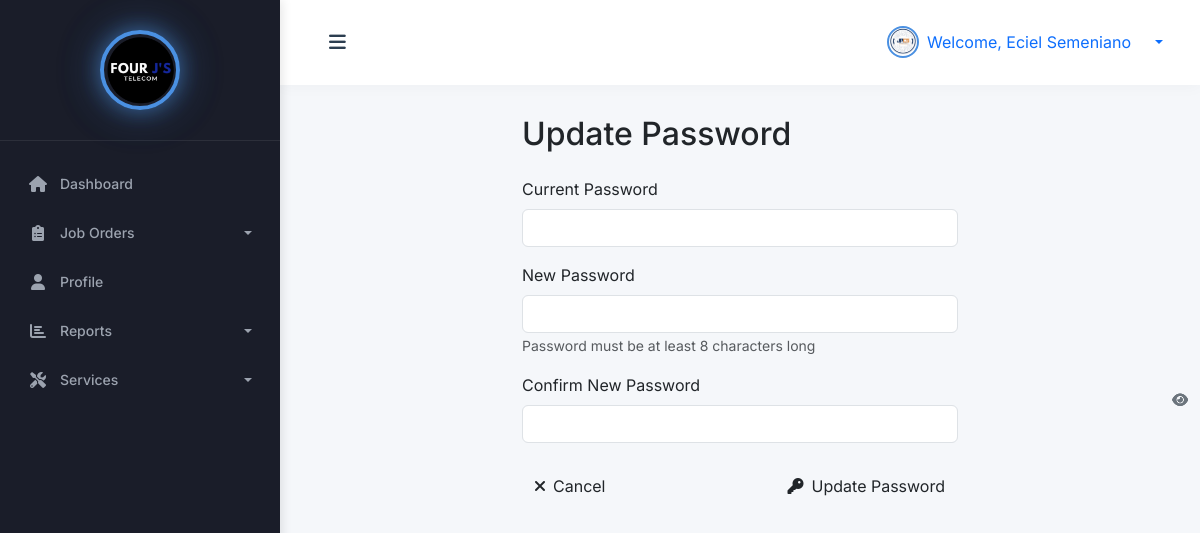
Screenshot of /technician/update-password.php (signed in) with the database file from the repository.
### tables this page shows
CREATE TABLE `technicians` (
  `id` int(11) NOT NULL,
  `username` varchar(50) NOT NULL,
  `password` varchar(255) NOT NULL,
  `name` varchar(100) NOT NULL,
  `email` varchar(100) DEFAULT NULL,
  `phone` varchar(20) NOT NULL,
  `profile_picture` varchar(255) DEFAULT NULL,
  `created_at` timestamp NOT NULL DEFAULT current_timestamp(),
  `updated_at` timestamp NOT NULL DEFAULT current_timestamp() ON UPDATE current_timestamp()
);

### technician/update-password.php (the view, shortened to what this page needs)
<?php
try {
    $pdo = new PDO("mysql:host=" . DB_HOST . ";dbname=" . DB_NAME, DB_USER, DB_PASS);
    $pdo->setAttribute(PDO::ATTR_ERRMODE, PDO::ERRMODE_EXCEPTION);
    $stmt = $pdo->prepare("SELECT * FROM technicians WHERE id = ?");
    $stmt->execute([$_SESSION['user_id']]);
    $technician = $stmt->fetch(PDO::FETCH_ASSOC);
} catch (PDOException $e) {
    die("Database error: " . $e->getMessage());
}
require_once 'includes/header.php';
?>
<body>
    <div class="wrapper">
        <?php
        require_once 'includes/sidebar.php';
        ?>
        <div id="content">
            <nav class="navbar navbar-expand-lg navbar-light bg-white">
                <div class="container-fluid">
                    <button type="button" id="sidebarCollapse" class="btn">
                        <i class="fas fa-bars"></i>
                    </button>
                    <div class="ms-auto d-flex align-items-center">
                        <div class="dropdown">
                            <a class="d-flex align-items-center text-decoration-none dropdown-toggle" href="#" id="userDropdown" role="button" data-bs-toggle="dropdown">
                                <img src="<?= !empty($technician['profile_picture']) ? '../' . htmlspecialchars($technician['profile_picture']) : 'https://ui-avatars.com/api/?name=' . urlencode($technician['name'] ?: 'Technician') . '&background=1a237e&color=fff' ?>"
                                     alt="Technician"
                                     class="rounded-circle me-2"
                                     width="32"
                                     height="32"
                                     style="object-fit: cover; border: 2px solid #4A90E2;">
                                <span class="me-3">Welcome, <?= htmlspecialchars($technician['name'] ?: 'Technician') ?></span>
                            </a>
                        </div>
                    </div>
                </div>
            </nav>
            <div class="container-fluid">
                <div class="row justify-content-center">
                    <div class="col-md-6">
                        <div class="password-container">
                            <h2 class="mb-4">Update Password</h2>
                            <form action="" method="POST">
                                <div class="mb-3">
                                    <label for="current_password" class="form-label">Current Password</label>
                                    <div class="password-field">
                                        <input type="password"
                                               class="form-control"
                                               id="current_password"
                                               name="current_password"
                                               required>
                                        <span class="password-toggle" onclick="togglePassword('current_password')">
                                            <i class="fas fa-eye"></i>
                                        </span>
                                    </div>
                                </div>
                                <div class="mb-3">
                                    <label for="new_password" class="form-label">New Password</label>
                                    <div class="password-field">
                                        <input type="password"
                                               class="form-control"
                                               id="new_password"
                                               name="new_password"
                                               required>
                                        <span class="password-toggle" onclick="togglePassword('new_password')">
                                            <i class="fas fa-eye"></i>
                                        </span>
                                    </div>
                                    <small class="text-muted">Password must be at least 8 characters long</small>
                                </div>
                                <div class="mb-4">
                                    <label for="confirm_password" class="form-label">Confirm New Password</label>
                                    <div class="password-field">
                                        <input type="password"
                                               class="form-control"
                                               id="confirm_password"
                                               name="confirm_password"
                                               required>
                                        <span class="password-toggle" onclick="togglePassword('confirm_password')">
                                            <i class="fas fa-eye"></i>
                                        </span>
                                    </div>
                                </div>
                                <div class="d-flex justify-content-between">
                                    <a href="profile.php" class="btn btn-cancel">
                                        <i class="fas fa-times me-2"></i>Cancel
                                    </a>
                                    <button type="submit" class="btn btn-update">
                                        <i class="fas fa-key me-2"></i>Update Password
                                    </button>
                                </div>
                            </form>
                        </div>
                    </div>
                </div>
            </div>
        </div>
    </div>
</body>
</html>

### css/style.css (style rules this page uses)
:root { --primary-blue: #4A90E2; --secondary-blue: #5C9CE6; --light-blue: #E8F1FC; --hover-blue: #357ABD; --text-blue: #2C3E50; --success: #2ECC71; --warning: #F1C40F; --danger: #E74C3C; --info: #3498DB; --pastel-purple: #B39DDB; --pastel-pink: #F8BBD0; --pastel-green: #A5D6A7; --pastel-orange: #FFCC80; --card-1: #4A90E2; --card-2: #2ECC71; --card-3: #F1C40F; --card-4: #E74C3C; --sidebar-bg: #2C3E50; --sidebar-header: #1A252F; --sidebar-hover: #34495E; --sidebar-active: #3498DB; }
body { font-family: 'Inter', -apple-system, BlinkMacSystemFont, 'Segoe UI', Roboto, sans-serif; background: #F5F7FA; }
.dropdown-toggle::after { margin-left: 8px; }
.wrapper { display: flex; width: 100%; align-items: stretch; }
#content { margin-left: 280px; min-height: 100vh; transition: all 0.3s ease; background: #F5F7FA; padding: 0; width: calc(100% - 280px); }
@media (min-width: 769px) { #content { margin-left: 280px; width: calc(100% - 280px); } }
@media (min-width: 769px) { #sidebarCollapse { display: block !important; } }
.navbar { padding: 20px 25px; background: #fff; border: none; border-radius: 0; margin-bottom: 30px; box-shadow: 0 2px 15px rgba(0, 0, 0, 0.03); }
#sidebarCollapse { background: transparent; border: none; color: var(--text-blue); font-size: 1.2rem; padding: 8px 12px; border-radius: 8px; transition: all 0.3s; }
.password-toggle { position: absolute; right: 8px; top: 50%; transform: translateY(-50%); cursor: pointer; color: #6c757d; z-index: 5; background: none; border: none; padding: 0; display: flex; align-items: center; justify-content: center; width: 24px; height: 24px; font-size: 14px; pointer-events: auto; }

### technician/includes/header.php (style rules this page uses)
#userDropdown { transition: all 0.2s ease; }
#userDropdown img { border: 2px solid #4A90E2; transition: all 0.2s ease; }

### rows the page displays
technicians: profile_picture (picture), name "Eciel Semeniano"
